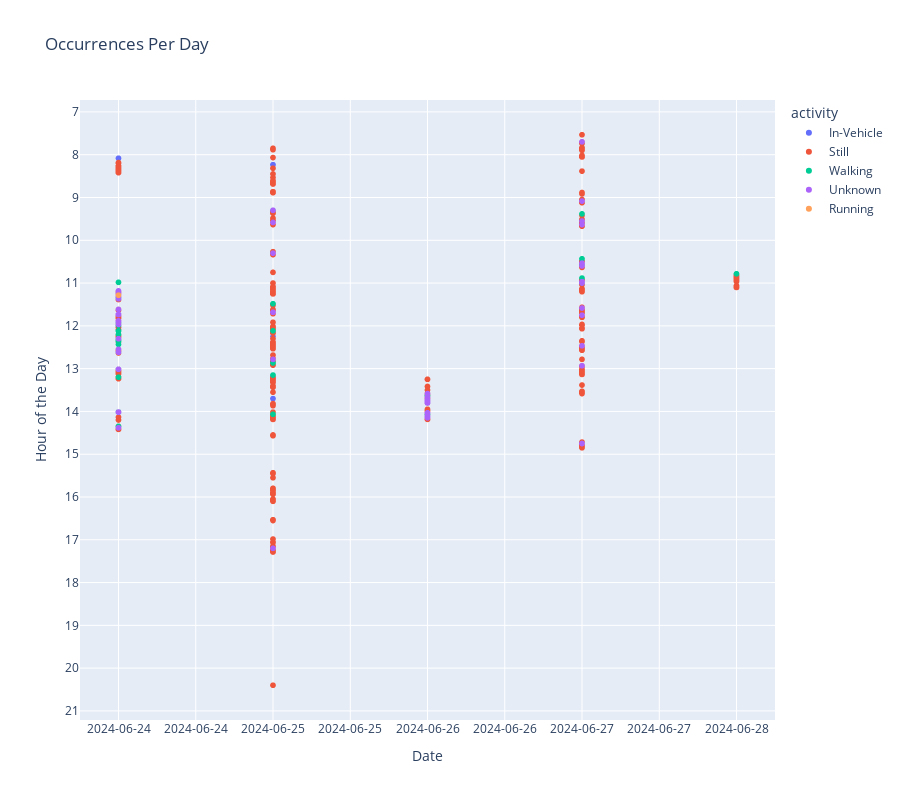

Notebook cell for this chart:
### Code cell
fig = px.scatter(data, x='date', y='hour_minute', color='activity', title='Occurrences Per Day',
                 labels={'date': 'Date', 'hour_minute': 'Hour of the Day'}, height=800, size_max=10)

fig.update_xaxes(tickformat="%Y-%m-%d")
fig.update_yaxes(tickvals=list(range(0, 25)), autorange="reversed")
fig.update_layout(grid=dict(rows=1, columns=1, pattern="independent"))

fig.show()

### Figure 1 — Plotly figure (JSON) as saved in the notebook; plotly's stock layout.template omitted (floating-point values rounded to 4 significant figures; data arrays with more than 128 entries replaced by an {"elided": "..."} marker saying what was removed)
{"data": [{"hovertemplate": "activity=In-Vehicle<br>Date=%{x}<br>Hour of the Day=%{y}<extra></extra>", "legendgroup": "In-Vehicle", "marker": {"color": "#636efa", "symbol": "circle"}, "mode": "markers", "name": "In-Vehicle", "showlegend": true, "type": "scattergl", "x": ["2024-06-24", "2024-06-24", "2024-06-24", "2024-06-24", "2024-06-24", "2024-06-24", "2024-06-24", "2024-06-24", "2024-06-24", "2024-06-24", "2024-06-24", "2024-06-24", "2024-06-24", "2024-06-25", "2024-06-25", "2024-06-25", "2024-06-25", "2024-06-25", "2024-06-25", "2024-06-25", "2024-06-25", "2024-06-25", "2024-06-26", "2024-06-26", "2024-06-26", "2024-06-26", "2024-06-26", "2024-06-27", "2024-06-27", "2024-06-27", "2024-06-27"], "xaxis": "x", "y": [8.083, 11.2, 11.2, 11.22, 11.22, 11.35, 11.63, 11.75, 11.88, 11.92, 12.03, 12.1, 12.62, 8.233, 12.25, 12.77, 13.18, 13.7, 14.1, 14.13, 14.15, 14.17, 13.6, 13.77, 13.8, 13.8, 13.8, 9.05, 10.48, 10.55, 10.58], "yaxis": "y"}, {"hovertemplate": "activity=Still<br>Date=%{x}<br>Hour of the Day=%{y}<extra></extra>", "legendgroup": "Still", "marker": {"color": "#EF553B", "symbol": "circle"}, "mode": "markers", "name": "Still", "showlegend": true, "type": "scattergl", "x": {"elided": "1886 str values"}, "xaxis": "x", "y": {"elided": "1886 float values"}, "yaxis": "y"}, {"hovertemplate": "activity=Walking<br>Date=%{x}<br>Hour of the Day=%{y}<extra></extra>", "legendgroup": "Walking", "marker": {"color": "#00cc96", "symbol": "circle"}, "mode": "markers", "name": "Walking", "showlegend": true, "type": "scattergl", "x": ["2024-06-24", "2024-06-24", "2024-06-24", "2024-06-24", "2024-06-24", "2024-06-24", "2024-06-24", "2024-06-24", "2024-06-24", "2024-06-24", "2024-06-24", "2024-06-24", "2024-06-24", "2024-06-24", "2024-06-24", "2024-06-24", "2024-06-24", "2024-06-24", "2024-06-24", "2024-06-24", "2024-06-24", "2024-06-24", "2024-06-24", "2024-06-24", "2024-06-24", "2024-06-24", "2024-06-25", "2024-06-25", "2024-06-25", "2024-06-25", "2024-06-25", "2024-06-25", "2024-06-26", "2024-06-26", "2024-06-27", "2024-06-27", "2024-06-27", "2024-06-27", "2024-06-27", "2024-06-28"], "xaxis": "x", "y": [10.98, 11.33, 11.37, 11.73, 11.92, 11.92, 11.98, 11.98, 12.12, 12.12, 12.2, 12.3, 12.3, 12.32, 12.33, 12.37, 12.43, 12.62, 13.02, 13.2, 14.02, 14.02, 14.02, 14.02, 14.02, 14.35, 9.3, 11.48, 12.12, 12.87, 13.15, 14.07, 13.63, 14.07, 9.383, 10.43, 10.58, 10.88, 11, 10.78], "yaxis": "y"}, {"hovertemplate": "activity=Unknown<br>Date=%{x}<br>Hour of the Day=%{y}<extra></extra>", "legendgroup": "Unknown", "marker": {"color": "#ab63fa", "symbol": "circle"}, "mode": "markers", "name": "Unknown", "showlegend": true, "type": "scattergl", "x": ["2024-06-24", "2024-06-24", "2024-06-24", "2024-06-24", "2024-06-24", "2024-06-24", "2024-06-24", "2024-06-24", "2024-06-24", "2024-06-24", "2024-06-24", "2024-06-24", "2024-06-24", "2024-06-24", "2024-06-24", "2024-06-24", "2024-06-24", "2024-06-24", "2024-06-24", "2024-06-24", "2024-06-24", "2024-06-24", "2024-06-24", "2024-06-24", "2024-06-24", "2024-06-25", "2024-06-25", "2024-06-25", "2024-06-25", "2024-06-25", "2024-06-25", "2024-06-25", "2024-06-25", "2024-06-26", "2024-06-26", "2024-06-26", "2024-06-26", "2024-06-26", "2024-06-26", "2024-06-26", "2024-06-26", "2024-06-26", "2024-06-26", "2024-06-26", "2024-06-26", "2024-06-26", "2024-06-26", "2024-06-26", "2024-06-26", "2024-06-27", "2024-06-27", "2024-06-27", "2024-06-27", "2024-06-27", "2024-06-27", "2024-06-27", "2024-06-27", "2024-06-27", "2024-06-27", "2024-06-27", "2024-06-27", "2024-06-27", "2024-06-27", "2024-06-27"], "xaxis": "x", "y": [11.18, 11.23, 11.28, 11.32, 11.37, 11.62, 11.73, 11.73, 11.73, 11.73, 11.73, 11.73, 11.88, 11.9, 11.9, 11.9, 11.9, 11.97, 12.3, 12.55, 12.62, 13.02, 14.02, 14.02, 14.38, 9.3, 9.583, 10.3, 11.68, 11.68, 11.68, 12.78, 17.2, 13.58, 13.67, 13.72, 13.75, 13.77, 13.77, 13.77, 13.78, 13.8, 13.8, 14.03, 14.03, 14.1, 14.12, 14.12, 14.15, 7.7, 9.083, 9.55, 9.633, 10.53, 10.55, 10.6, 10.97, 11, 11.58, 11.75, 12.47, 12.93, 14.75, 14.75], "yaxis": "y"}, {"hovertemplate": "activity=Running<br>Date=%{x}<br>Hour of the Day=%{y}<extra></extra>", "legendgroup": "Running", "marker": {"color": "#FFA15A", "symbol": "circle"}, "mode": "markers", "name": "Running", "showlegend": true, "type": "scattergl", "x": ["2024-06-24"], "xaxis": "x", "y": [11.28], "yaxis": "y"}], "layout": {"grid": {"columns": 1, "pattern": "independent", "rows": 1}, "height": 800, "legend": {"title": {"text": "activity"}, "tracegroupgap": 0}, "title": {"text": "Occurrences Per Day"}, "xaxis": {"anchor": "y", "domain": [0, 1], "tickformat": "%Y-%m-%d", "title": {"text": "Date"}}, "yaxis": {"anchor": "x", "autorange": "reversed", "domain": [0, 1], "tickvals": [0, 1, 2, 3, 4, 5, 6, 7, 8, 9, 10, 11, 12, 13, 14, 15, 16, 17, 18, 19, 20, 21, 22, 23, 24], "title": {"text": "Hour of the Day"}}}}
